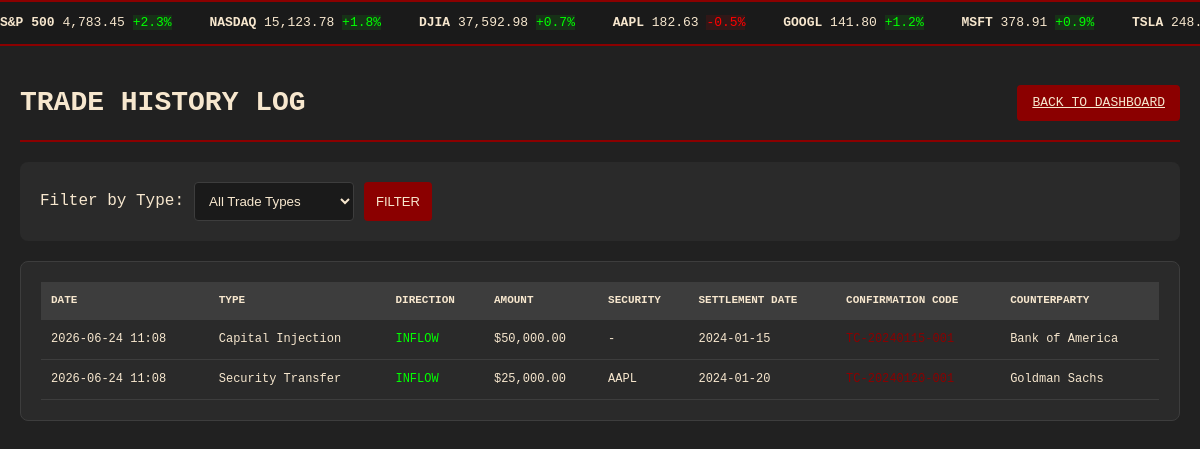
Screenshot of /investor/trade-history.php (signed in) with the database file from the repository.
### tables this page shows
CREATE TABLE IF NOT EXISTS trade_history (
    th_id INT AUTO_INCREMENT PRIMARY KEY,
    th_portfolio_code VARCHAR(20) NOT NULL,
    th_trade_type ENUM('Capital Injection', 'Capital Redemption', 'Security Transfer') NOT NULL,
    th_amount DECIMAL(15,2) NOT NULL,
    th_direction ENUM('inflow', 'outflow') NOT NULL,
    th_security_name VARCHAR(100) NULL,
    th_settlement_date DATE NULL,
    th_confirmation_code VARCHAR(50) UNIQUE NOT NULL,
    th_counterparty VARCHAR(50) NULL,
    th_created_at TIMESTAMP DEFAULT CURRENT_TIMESTAMP,
    INDEX idx_portfolio (th_portfolio_code),
    INDEX idx_trade_type (th_trade_type)
);

### investor/trade-history.php (the view, shortened to what this page needs)
<?php
require_once '../config/invest_db.php';
$portfolioCode = $_SESSION['portfolio_code'];
$where = "WHERE th_portfolio_code = '$portfolioCode'";
$sql = "SELECT * FROM trade_history $where ORDER BY th_created_at DESC";
$result = $conn->query($sql);
?>
<!DOCTYPE html>
<html lang="en">
<head>
    <link rel="stylesheet" href="../assets/css/wallstreet.css">
</head>
<body>
    <div class="ticker-tape">
        <div class="ticker-content" id="tickerContent"></div>
    </div>
    <div class="dashboard-container">
        <div class="header">
            <h1>TRADE HISTORY LOG</h1>
            <div class="user-info">
                <a href="portfolio-view.php" class="logout-btn">BACK TO DASHBOARD</a>
            </div>
        </div>
        <div style="background: #2a2a2a; padding: 20px; border-radius: 8px; margin-bottom: 20px;">
            <form method="GET" style="display: flex; gap: 10px; align-items: center;">
                <label style="color: #f7e7ce;">Filter by Type:</label>
                <select name="type" class="form-control" style="width: auto;">
                    <option value="">All Trade Types</option>
                </select>
                <button type="submit" class="action-btn" style="width: auto; margin: 0;">FILTER</button>
            </form>
        </div>
        <div style="background: #2a2a2a; border: 1px solid #3d3d3d; border-radius: 8px; padding: 20px;">
            <table class="trade-table" style="width: 100%;">
                <thead>
                    <tr>
                        <th>Date</th>
                        <th>Type</th>
                        <th>Direction</th>
                        <th>Amount</th>
                        <th>Security</th>
                        <th>Settlement Date</th>
                        <th>Confirmation Code</th>
                        <th>Counterparty</th>
                    </tr>
                </thead>
                <tbody>
                    <?php while($trade = $result->fetch_assoc()): ?>
                    <tr>
                        <td><?php echo date('Y-m-d H:i', strtotime($trade['th_created_at'])); ?></td>
                        <td><?php echo $trade['th_trade_type']; ?></td>
                        <td>
                            <span class="<?php echo $trade['th_direction'] == 'inflow' ? 'buy-indicator' : 'sell-indicator'; ?>">
                                <?php echo strtoupper($trade['th_direction']); ?>
                            </span>
                        </td>
                        <td>$<?php echo number_format($trade['th_amount'], 2); ?></td>
                        <td><?php echo $trade['th_security_name'] ?: '-'; ?></td>
                        <td><?php echo $trade['th_settlement_date'] ? date('Y-m-d', strtotime($trade['th_settlement_date'])) : '-'; ?></td>
                        <td>
                            <a href="trade-confirm.php?code=<?php echo $trade['th_confirmation_code']; ?>" style="color: #8b0000; text-decoration: none;">
                            </a>
                        </td>
                        <td><?php echo $trade['th_counterparty'] ?: '-'; ?></td>
                    </tr>
                    <?php endwhile; ?>
                </tbody>
            </table>
        </div>
    </div>
</body>
</html>

### assets/css/wallstreet.css (style rules this page uses)
* { margin: 0; padding: 0; box-sizing: border-box; }
:root { --charcoal: #212121; --burgundy: #8b0000; --champagne: #f7e7ce; --dark-gray: #2a2a2a; --medium-gray: #3d3d3d; --light-gray: #666666; }
body { font-family: 'Consolas', 'Monaco', 'Courier New', monospace; background-color: var(--charcoal); color: var(--champagne); line-height: 1.6; }
.ticker-tape { background: #1a1a1a; border-top: 2px solid var(--burgundy); border-bottom: 2px solid var(--burgundy); overflow: hidden; white-space: nowrap; padding: 8px 0; }
.ticker-content { display: inline-block; animation: ticker 30s linear infinite; color: var(--champagne); font-size: 13px; }
.dashboard-container { max-width: 1400px; margin: 0 auto; padding: 20px; }
.header { display: flex; justify-content: space-between; align-items: center; padding: 15px 0; border-bottom: 2px solid var(--burgundy); margin-bottom: 20px; }
.header h1 { font-size: 28px; color: var(--champagne); }
.user-info { display: flex; align-items: center; gap: 15px; }
.logout-btn { background: var(--burgundy); color: var(--champagne); padding: 8px 15px; border: none; border-radius: 4px; cursor: pointer; font-size: 13px; }
.trade-table { width: 100%; border-collapse: collapse; font-size: 12px; }
.trade-table th { background: var(--medium-gray); padding: 10px; text-align: left; color: var(--champagne); font-size: 11px; text-transform: uppercase; }
.trade-table td { padding: 10px; border-bottom: 1px solid var(--medium-gray); }
.buy-indicator { color: #00ff00; }
.action-btn { background: var(--burgundy); color: var(--champagne); padding: 12px; border: none; border-radius: 4px; cursor: pointer; font-size: 13px; text-align: center; transition: background 0.3s; display: block; text-decoration: none; }
.form-control { width: 100%; padding: 10px; background: #1a1a1a; border: 1px solid var(--medium-gray); color: var(--champagne); border-radius: 4px; }

### rows the page displays
trade_history: th_created_at "2026-06-24 11:08", th_trade_type "Capital Injection", th_direction "INFLOW", th_amount "50,000.00", th_security_name "-", th_settlement_date "2024-01-15", th_counterparty "Bank of America"
trade_history: th_created_at "2026-06-24 11:08", th_trade_type "Security Transfer", th_direction "INFLOW", th_amount "25,000.00", th_security_name "AAPL", th_settlement_date "2024-01-20", th_counterparty "Goldman Sachs"
